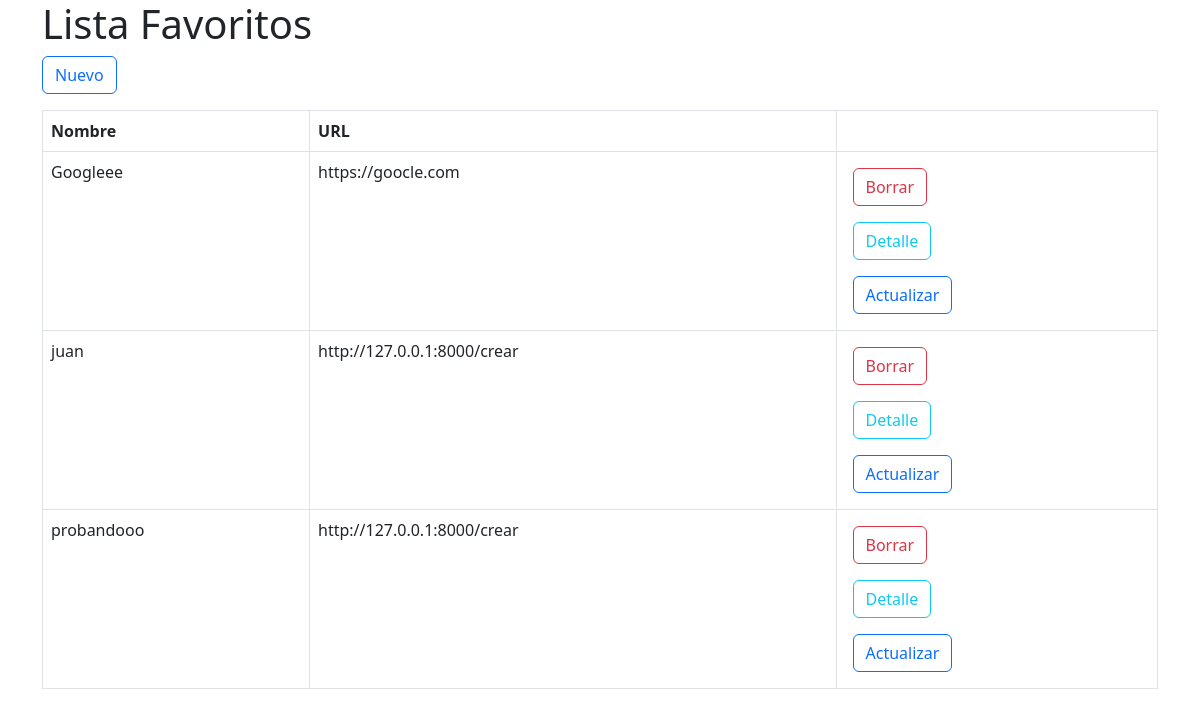
The page / on the database its author committed.
### favoritos/models.py (models this page shows)
class Favoritos(models.Model):
    nombre = models.CharField(max_length=50, blank=True)
    url = models.URLField()

### favoritos/views.py (the view)
# urls.py: path('', index_favoritos, name='index'), #127.0.0.1:8000
def index_favoritos(request):
    favoritos_lista = Favoritos.objects.all()
    context = {
        'favoritos_lista':favoritos_lista
    }
    return render(request, 'favoritos/lista.html', context)

### favoritos/templates/favoritos/lista.html
{% extends 'base_bs5.html' %}
{% block main %}
    <div class="container">
        <div class="row">
            <div class="col">
                <h1>Lista Favoritos</h1>
                <p>
                    <a href="{% url 'favoritos:crear' %}" class="btn btn-outline-primary">Nuevo</a>
                </p>
            </div>
        </div>
        <div class="row">
            <div class="col">
                <table class="table table-bordered table-hover">
                    <thead>
                        <tr>
                            <th>Nombre</th>
                            <th>URL</th>
                            <th></th>
                        </tr>
                    </thead>
                    <tbody>
                        {% for favorito in favoritos_lista %}
                        <tr>
                            <td>{{ favorito.nombre }}</td>
                            <td>{{ favorito.url }}</td>
                            <td>
                                <a href="{% url 'favoritos:borrar' favorito.pk %}" class="btn btn-outline-danger m-2">Borrar</a>
                                <br>
                                <a href="{% url 'favoritos:detalle' favorito.pk %}" class="btn btn-outline-info m-2">Detalle</a>
                                <br>
                                <a href="{% url 'favoritos:actualizar' favorito.pk %}" class="btn btn-outline-primary m-2">Actualizar</a>
                            </td>
                        </tr>
                        {% endfor %}
                    </tbody>
                </table>
            </div>
        </div>
{% endblock main %}

### rows shown on the page
Favoritos: nombre "Googleee", url "https://goocle.com"
Favoritos: nombre "juan", url "http://127.0.0.1:8000/crear"
Favoritos: nombre "probandooo", url "http://127.0.0.1:8000/crear"
